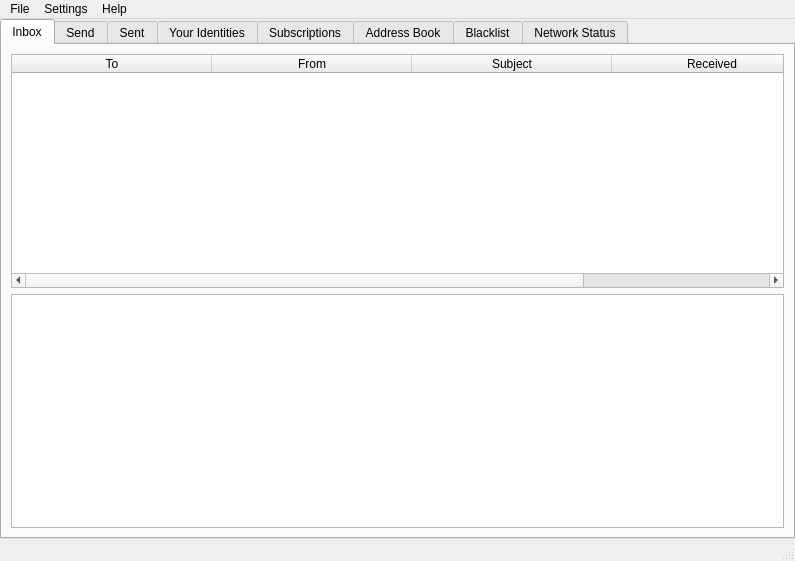
<?xml version="1.0" encoding="UTF-8"?>
<ui version="4.0">
 <class>MainWindow</class>
 <widget class="QMainWindow" name="MainWindow">
  <property name="geometry">
   <rect>
    <x>0</x>
    <y>0</y>
    <width>795</width>
    <height>561</height>
   </rect>
  </property>
  <property name="windowTitle">
   <string>Bitmessage</string>
  </property>
  <property name="windowIcon">
   <iconset resource="bitmessage_icons.qrc">
    <normaloff>:/newPrefix/images/can-icon-24px.png</normaloff>:/newPrefix/images/can-icon-24px.png</iconset>
  </property>
  <property name="tabShape">
   <enum>QTabWidget::Rounded</enum>
  </property>
  <widget class="QWidget" name="centralwidget">
   <layout class="QGridLayout" name="gridLayout">
    <property name="margin">
     <number>0</number>
    </property>
    <item row="0" column="0">
     <widget class="QTabWidget" name="tabWidget">
      <property name="sizePolicy">
       <sizepolicy hsizetype="Expanding" vsizetype="Expanding">
        <horstretch>0</horstretch>
        <verstretch>0</verstretch>
       </sizepolicy>
      </property>
      <property name="minimumSize">
       <size>
        <width>0</width>
        <height>0</height>
       </size>
      </property>
      <property name="baseSize">
       <size>
        <width>0</width>
        <height>0</height>
       </size>
      </property>
      <property name="font">
       <font>
        <pointsize>9</pointsize>
       </font>
      </property>
      <property name="tabPosition">
       <enum>QTabWidget::North</enum>
      </property>
      <property name="tabShape">
       <enum>QTabWidget::Rounded</enum>
      </property>
      <property name="currentIndex">
       <number>0</number>
      </property>
      <widget class="QWidget" name="inbox">
       <attribute name="icon">
        <iconset resource="bitmessage_icons.qrc">
         <normaloff>:/newPrefix/images/inbox.png</normaloff>:/newPrefix/images/inbox.png</iconset>
       </attribute>
       <attribute name="title">
        <string>Inbox</string>
       </attribute>
       <layout class="QVBoxLayout" name="verticalLayout_2">
        <item>
         <widget class="QTableWidget" name="tableWidgetInbox">
          <property name="alternatingRowColors">
           <bool>true</bool>
          </property>
          <property name="selectionMode">
           <enum>QAbstractItemView::ExtendedSelection</enum>
          </property>
          <property name="selectionBehavior">
           <enum>QAbstractItemView::SelectRows</enum>
          </property>
          <property name="sortingEnabled">
           <bool>true</bool>
          </property>
          <property name="wordWrap">
           <bool>false</bool>
          </property>
          <attribute name="horizontalHeaderCascadingSectionResizes">
           <bool>true</bool>
          </attribute>
          <attribute name="horizontalHeaderDefaultSectionSize">
           <number>200</number>
          </attribute>
          <attribute name="horizontalHeaderHighlightSections">
           <bool>false</bool>
          </attribute>
          <attribute name="horizontalHeaderMinimumSectionSize">
           <number>27</number>
          </attribute>
          <attribute name="horizontalHeaderShowSortIndicator" stdset="0">
           <bool>false</bool>
          </attribute>
          <attribute name="horizontalHeaderStretchLastSection">
           <bool>true</bool>
          </attribute>
          <attribute name="verticalHeaderVisible">
           <bool>false</bool>
          </attribute>
          <attribute name="verticalHeaderDefaultSectionSize">
           <number>26</number>
          </attribute>
          <column>
           <property name="text">
            <string>To</string>
           </property>
          </column>
          <column>
           <property name="text">
            <string>From</string>
           </property>
          </column>
          <column>
           <property name="text">
            <string>Subject</string>
           </property>
          </column>
          <column>
           <property name="text">
            <string>Received</string>
           </property>
          </column>
         </widget>
        </item>
        <item>
         <widget class="QTextEdit" name="textEditInboxMessage">
          <property name="baseSize">
           <size>
            <width>0</width>
            <height>500</height>
           </size>
          </property>
         </widget>
        </item>
       </layout>
      </widget>
      <widget class="QWidget" name="send">
       <attribute name="icon">
        <iconset resource="bitmessage_icons.qrc">
         <normaloff>:/newPrefix/images/send.png</normaloff>:/newPrefix/images/send.png</iconset>
       </attribute>
       <attribute name="title">
        <string>Send</string>
       </attribute>
       <layout class="QGridLayout" name="gridLayout_2">
        <item row="3" column="2" colspan="2">
         <widget class="QPushButton" name="pushButtonLoadFromAddressBook">
          <property name="font">
           <font>
            <pointsize>7</pointsize>
           </font>
          </property>
          <property name="text">
           <string>Load from Address book</string>
          </property>
         </widget>
        </item>
        <item row="5" column="0">
         <widget class="QLabel" name="label_4">
          <property name="text">
           <string>Message:</string>
          </property>
         </widget>
        </item>
        <item row="2" column="1">
         <widget class="QComboBox" name="comboBoxSendFrom">
          <property name="minimumSize">
           <size>
            <width>300</width>
            <height>0</height>
           </size>
          </property>
         </widget>
        </item>
        <item row="4" column="0">
         <widget class="QLabel" name="label_3">
          <property name="text">
           <string>Subject:</string>
          </property>
         </widget>
        </item>
        <item row="2" column="2" colspan="3">
         <widget class="QLabel" name="labelFrom">
          <property name="text">
           <string/>
          </property>
         </widget>
        </item>
        <item row="0" column="1">
         <widget class="QRadioButton" name="radioButtonSpecific">
          <property name="text">
           <string>Send to one or more specific people</string>
          </property>
          <property name="checked">
           <bool>true</bool>
          </property>
         </widget>
        </item>
        <item row="3" column="1">
         <widget class="QLineEdit" name="lineEditTo"/>
        </item>
        <item row="5" column="1" rowspan="2" colspan="5">
         <widget class="QTextEdit" name="textEditMessage">
          <property name="html">
           <string>&lt;!DOCTYPE HTML PUBLIC &quot;-//W3C//DTD HTML 4.0//EN&quot; &quot;http://www.w3.org/TR/REC-html40/strict.dtd&quot;&gt;
&lt;html&gt;&lt;head&gt;&lt;meta name=&quot;qrichtext&quot; content=&quot;1&quot; /&gt;&lt;style type=&quot;text/css&quot;&gt;
p, li { white-space: pre-wrap; }
&lt;/style&gt;&lt;/head&gt;&lt;body style=&quot; font-family:'MS Shell Dlg 2'; font-size:9pt; font-weight:400; font-style:normal;&quot;&gt;
&lt;p style=&quot;-qt-paragraph-type:empty; margin-top:0px; margin-bottom:0px; margin-left:0px; margin-right:0px; -qt-block-indent:0; text-indent:0px;&quot;&gt;&lt;br /&gt;&lt;/p&gt;&lt;/body&gt;&lt;/html&gt;</string>
          </property>
         </widget>
        </item>
        <item row="3" column="0">
         <widget class="QLabel" name="label">
          <property name="text">
           <string>To:</string>
          </property>
         </widget>
        </item>
        <item row="2" column="0">
         <widget class="QLabel" name="label_2">
          <property name="text">
           <string>From:</string>
          </property>
         </widget>
        </item>
        <item row="6" column="0">
         <spacer name="verticalSpacer">
          <property name="orientation">
           <enum>Qt::Vertical</enum>
          </property>
          <property name="sizeHint" stdset="0">
           <size>
            <width>20</width>
            <height>297</height>
           </size>
          </property>
         </spacer>
        </item>
        <item row="1" column="1" colspan="3">
         <widget class="QRadioButton" name="radioButtonBroadcast">
          <property name="text">
           <string>Broadcast to everyone who is subscribed to your address</string>
          </property>
         </widget>
        </item>
        <item row="4" column="1" colspan="5">
         <widget class="QLineEdit" name="lineEditSubject">
          <property name="text">
           <string/>
          </property>
         </widget>
        </item>
        <item row="3" column="4">
         <spacer name="horizontalSpacer_6">
          <property name="orientation">
           <enum>Qt::Horizontal</enum>
          </property>
          <property name="sizeHint" stdset="0">
           <size>
            <width>20</width>
            <height>20</height>
           </size>
          </property>
         </spacer>
        </item>
        <item row="7" column="5">
         <widget class="QPushButton" name="pushButtonSend">
          <property name="text">
           <string>Send</string>
          </property>
         </widget>
        </item>
        <item row="7" column="1" colspan="4">
         <widget class="QLabel" name="labelSendBroadcastWarning">
          <property name="enabled">
           <bool>true</bool>
          </property>
          <property name="sizePolicy">
           <sizepolicy hsizetype="Ignored" vsizetype="Preferred">
            <horstretch>0</horstretch>
            <verstretch>0</verstretch>
           </sizepolicy>
          </property>
          <property name="text">
           <string>Be aware that broadcasts are only encrypted with your address. Anyone who knows your address can read them.</string>
          </property>
          <property name="indent">
           <number>-1</number>
          </property>
         </widget>
        </item>
       </layout>
      </widget>
      <widget class="QWidget" name="sent">
       <attribute name="icon">
        <iconset resource="bitmessage_icons.qrc">
         <normaloff>:/newPrefix/images/sent.png</normaloff>:/newPrefix/images/sent.png</iconset>
       </attribute>
       <attribute name="title">
        <string>Sent</string>
       </attribute>
       <layout class="QVBoxLayout" name="verticalLayout">
        <item>
         <widget class="QTableWidget" name="tableWidgetSent">
          <property name="dragDropMode">
           <enum>QAbstractItemView::DragDrop</enum>
          </property>
          <property name="alternatingRowColors">
           <bool>true</bool>
          </property>
          <property name="selectionMode">
           <enum>QAbstractItemView::ExtendedSelection</enum>
          </property>
          <property name="selectionBehavior">
           <enum>QAbstractItemView::SelectRows</enum>
          </property>
          <property name="sortingEnabled">
           <bool>true</bool>
          </property>
          <property name="wordWrap">
           <bool>false</bool>
          </property>
          <attribute name="horizontalHeaderCascadingSectionResizes">
           <bool>true</bool>
          </attribute>
          <attribute name="horizontalHeaderDefaultSectionSize">
           <number>130</number>
          </attribute>
          <attribute name="horizontalHeaderHighlightSections">
           <bool>false</bool>
          </attribute>
          <attribute name="horizontalHeaderShowSortIndicator" stdset="0">
           <bool>false</bool>
          </attribute>
          <attribute name="horizontalHeaderStretchLastSection">
           <bool>true</bool>
          </attribute>
          <attribute name="verticalHeaderVisible">
           <bool>false</bool>
          </attribute>
          <attribute name="verticalHeaderStretchLastSection">
           <bool>false</bool>
          </attribute>
          <column>
           <property name="text">
            <string>To</string>
           </property>
          </column>
          <column>
           <property name="text">
            <string>From</string>
           </property>
          </column>
          <column>
           <property name="text">
            <string>Subject</string>
           </property>
          </column>
          <column>
           <property name="text">
            <string>Status</string>
           </property>
          </column>
         </widget>
        </item>
        <item>
         <widget class="QTextEdit" name="textEditSentMessage"/>
        </item>
       </layout>
      </widget>
      <widget class="QWidget" name="youridentities">
       <attribute name="icon">
        <iconset resource="bitmessage_icons.qrc">
         <normaloff>:/newPrefix/images/identities.png</normaloff>:/newPrefix/images/identities.png</iconset>
       </attribute>
       <attribute name="title">
        <string>Your Identities</string>
       </attribute>
       <layout class="QGridLayout" name="gridLayout_3">
        <item row="0" column="0">
         <widget class="QPushButton" name="pushButtonNewAddress">
          <property name="text">
           <string>New</string>
          </property>
         </widget>
        </item>
        <item row="0" column="1">
         <spacer name="horizontalSpacer">
          <property name="orientation">
           <enum>Qt::Horizontal</enum>
          </property>
          <property name="sizeHint" stdset="0">
           <size>
            <width>689</width>
            <height>20</height>
           </size>
          </property>
         </spacer>
        </item>
        <item row="1" column="0" colspan="2">
         <widget class="QTableWidget" name="tableWidgetYourIdentities">
          <property name="frameShadow">
           <enum>QFrame::Sunken</enum>
          </property>
          <property name="lineWidth">
           <number>1</number>
          </property>
          <property name="alternatingRowColors">
           <bool>true</bool>
          </property>
          <property name="selectionMode">
           <enum>QAbstractItemView::SingleSelection</enum>
          </property>
          <property name="selectionBehavior">
           <enum>QAbstractItemView::SelectRows</enum>
          </property>
          <property name="sortingEnabled">
           <bool>true</bool>
          </property>
          <attribute name="horizontalHeaderCascadingSectionResizes">
           <bool>true</bool>
          </attribute>
          <attribute name="horizontalHeaderDefaultSectionSize">
           <number>346</number>
          </attribute>
          <attribute name="horizontalHeaderMinimumSectionSize">
           <number>52</number>
          </attribute>
          <attribute name="horizontalHeaderShowSortIndicator" stdset="0">
           <bool>true</bool>
          </attribute>
          <attribute name="horizontalHeaderStretchLastSection">
           <bool>true</bool>
          </attribute>
          <attribute name="verticalHeaderVisible">
           <bool>false</bool>
          </attribute>
          <attribute name="verticalHeaderDefaultSectionSize">
           <number>26</number>
          </attribute>
          <attribute name="verticalHeaderShowSortIndicator" stdset="0">
           <bool>false</bool>
          </attribute>
          <attribute name="verticalHeaderStretchLastSection">
           <bool>false</bool>
          </attribute>
          <column>
           <property name="text">
            <string>Label (not shown to anyone)</string>
           </property>
           <property name="font">
            <font>
             <kerning>true</kerning>
            </font>
           </property>
          </column>
          <column>
           <property name="text">
            <string>Address</string>
           </property>
          </column>
          <column>
           <property name="text">
            <string>Stream</string>
           </property>
          </column>
         </widget>
        </item>
       </layout>
      </widget>
      <widget class="QWidget" name="subscriptions">
       <attribute name="icon">
        <iconset resource="bitmessage_icons.qrc">
         <normaloff>:/newPrefix/images/subscriptions.png</normaloff>:/newPrefix/images/subscriptions.png</iconset>
       </attribute>
       <attribute name="title">
        <string>Subscriptions</string>
       </attribute>
       <layout class="QGridLayout" name="gridLayout_4">
        <item row="0" column="0" colspan="2">
         <widget class="QLabel" name="label_5">
          <property name="text">
           <string>Here you can subscribe to 'broadcast messages' that are sent by other users. Messages will appear in your Inbox. Addresses here override those on the Blacklist tab.</string>
          </property>
          <property name="wordWrap">
           <bool>true</bool>
          </property>
         </widget>
        </item>
        <item row="1" column="0">
         <widget class="QPushButton" name="pushButtonAddSubscription">
          <property name="text">
           <string>Add</string>
          </property>
         </widget>
        </item>
        <item row="1" column="1">
         <spacer name="horizontalSpacer_2">
          <property name="orientation">
           <enum>Qt::Horizontal</enum>
          </property>
          <property name="sizeHint" stdset="0">
           <size>
            <width>689</width>
            <height>20</height>
           </size>
          </property>
         </spacer>
        </item>
        <item row="2" column="0" colspan="2">
         <widget class="QTableWidget" name="tableWidgetSubscriptions">
          <property name="alternatingRowColors">
           <bool>true</bool>
          </property>
          <property name="selectionMode">
           <enum>QAbstractItemView::SingleSelection</enum>
          </property>
          <property name="selectionBehavior">
           <enum>QAbstractItemView::SelectRows</enum>
          </property>
          <property name="sortingEnabled">
           <bool>true</bool>
          </property>
          <attribute name="horizontalHeaderCascadingSectionResizes">
           <bool>true</bool>
          </attribute>
          <attribute name="horizontalHeaderDefaultSectionSize">
           <number>400</number>
          </attribute>
          <attribute name="horizontalHeaderHighlightSections">
           <bool>false</bool>
          </attribute>
          <attribute name="horizontalHeaderShowSortIndicator" stdset="0">
           <bool>false</bool>
          </attribute>
          <attribute name="horizontalHeaderStretchLastSection">
           <bool>true</bool>
          </attribute>
          <attribute name="verticalHeaderVisible">
           <bool>false</bool>
          </attribute>
          <column>
           <property name="text">
            <string>Label</string>
           </property>
          </column>
          <column>
           <property name="text">
            <string>Address</string>
           </property>
          </column>
         </widget>
        </item>
       </layout>
      </widget>
      <widget class="QWidget" name="addressbook">
       <attribute name="icon">
        <iconset resource="bitmessage_icons.qrc">
         <normaloff>:/newPrefix/images/addressbook.png</normaloff>:/newPrefix/images/addressbook.png</iconset>
       </attribute>
       <attribute name="title">
        <string>Address Book</string>
       </attribute>
       <layout class="QGridLayout" name="gridLayout_5">
        <item row="0" column="0" colspan="2">
         <widget class="QLabel" name="label_6">
          <property name="text">
           <string>The Address book is useful for adding names or labels to other people's Bitmessage addresses so that you can recognize them more easily in your inbox. You can add entries here using the 'Add' button, or from your inbox by right-clicking on a message.</string>
          </property>
          <property name="wordWrap">
           <bool>true</bool>
          </property>
         </widget>
        </item>
        <item row="1" column="0">
         <widget class="QPushButton" name="pushButtonAddAddressBook">
          <property name="text">
           <string>Add</string>
          </property>
         </widget>
        </item>
        <item row="1" column="1">
         <spacer name="horizontalSpacer_5">
          <property name="orientation">
           <enum>Qt::Horizontal</enum>
          </property>
          <property name="sizeHint" stdset="0">
           <size>
            <width>689</width>
            <height>20</height>
           </size>
          </property>
         </spacer>
        </item>
        <item row="2" column="0" colspan="2">
         <widget class="QTableWidget" name="tableWidgetAddressBook">
          <property name="alternatingRowColors">
           <bool>true</bool>
          </property>
          <property name="selectionMode">
           <enum>QAbstractItemView::ExtendedSelection</enum>
          </property>
          <property name="selectionBehavior">
           <enum>QAbstractItemView::SelectRows</enum>
          </property>
          <property name="sortingEnabled">
           <bool>true</bool>
          </property>
          <attribute name="horizontalHeaderCascadingSectionResizes">
           <bool>true</bool>
          </attribute>
          <attribute name="horizontalHeaderDefaultSectionSize">
           <number>400</number>
          </attribute>
          <attribute name="horizontalHeaderHighlightSections">
           <bool>false</bool>
          </attribute>
          <attribute name="horizontalHeaderStretchLastSection">
           <bool>true</bool>
          </attribute>
          <attribute name="verticalHeaderVisible">
           <bool>false</bool>
          </attribute>
          <column>
           <property name="text">
            <string>Name or Label</string>
           </property>
          </column>
          <column>
           <property name="text">
            <string>Address</string>
           </property>
          </column>
         </widget>
        </item>
       </layout>
      </widget>
      <widget class="QWidget" name="blackwhitelist">
       <attribute name="icon">
        <iconset resource="bitmessage_icons.qrc">
         <normaloff>:/newPrefix/images/blacklist.png</normaloff>:/newPrefix/images/blacklist.png</iconset>
       </attribute>
       <attribute name="title">
        <string>Blacklist</string>
       </attribute>
       <layout class="QGridLayout" name="gridLayout_6">
        <item row="0" column="0" colspan="2">
         <widget class="QRadioButton" name="radioButtonBlacklist">
          <property name="text">
           <string>Use a Blacklist (Allow all incoming messages except those on the Blacklist)</string>
          </property>
          <property name="checked">
           <bool>true</bool>
          </property>
         </widget>
        </item>
        <item row="1" column="0" colspan="2">
         <widget class="QRadioButton" name="radioButtonWhitelist">
          <property name="text">
           <string>Use a Whitelist (Block all incoming messages except those on the Whitelist)</string>
          </property>
         </widget>
        </item>
        <item row="2" column="0">
         <widget class="QPushButton" name="pushButtonAddBlacklist">
          <property name="text">
           <string>Add</string>
          </property>
         </widget>
        </item>
        <item row="2" column="1">
         <spacer name="horizontalSpacer_8">
          <property name="orientation">
           <enum>Qt::Horizontal</enum>
          </property>
          <property name="sizeHint" stdset="0">
           <size>
            <width>689</width>
            <height>20</height>
           </size>
          </property>
         </spacer>
        </item>
        <item row="3" column="0" colspan="2">
         <widget class="QTableWidget" name="tableWidgetBlacklist">
          <property name="alternatingRowColors">
           <bool>true</bool>
          </property>
          <property name="selectionMode">
           <enum>QAbstractItemView::SingleSelection</enum>
          </property>
          <property name="selectionBehavior">
           <enum>QAbstractItemView::SelectRows</enum>
          </property>
          <property name="sortingEnabled">
           <bool>true</bool>
          </property>
          <attribute name="horizontalHeaderCascadingSectionResizes">
           <bool>true</bool>
          </attribute>
          <attribute name="horizontalHeaderDefaultSectionSize">
           <number>400</number>
          </attribute>
          <attribute name="horizontalHeaderHighlightSections">
           <bool>false</bool>
          </attribute>
          <attribute name="horizontalHeaderShowSortIndicator" stdset="0">
           <bool>false</bool>
          </attribute>
          <attribute name="horizontalHeaderStretchLastSection">
           <bool>true</bool>
          </attribute>
          <attribute name="verticalHeaderVisible">
           <bool>false</bool>
          </attribute>
          <column>
           <property name="text">
            <string>Name or Label</string>
           </property>
          </column>
          <column>
           <property name="text">
            <string>Address</string>
           </property>
          </column>
         </widget>
        </item>
       </layout>
      </widget>
      <widget class="QWidget" name="networkstatus">
       <attribute name="icon">
        <iconset resource="bitmessage_icons.qrc">
         <normaloff>:/newPrefix/images/networkstatus.png</normaloff>:/newPrefix/images/networkstatus.png</iconset>
       </attribute>
       <attribute name="title">
        <string>Network Status</string>
       </attribute>
       <widget class="QPushButton" name="pushButtonStatusIcon">
        <property name="geometry">
         <rect>
          <x>680</x>
          <y>440</y>
          <width>21</width>
          <height>23</height>
         </rect>
        </property>
        <property name="text">
         <string/>
        </property>
        <property name="icon">
         <iconset resource="bitmessage_icons.qrc">
          <normaloff>:/newPrefix/images/redicon.png</normaloff>:/newPrefix/images/redicon.png</iconset>
        </property>
        <property name="flat">
         <bool>true</bool>
        </property>
       </widget>
       <widget class="QTableWidget" name="tableWidgetConnectionCount">
        <property name="geometry">
         <rect>
          <x>20</x>
          <y>70</y>
          <width>241</width>
          <height>241</height>
         </rect>
        </property>
        <property name="palette">
         <palette>
          <active>
           <colorrole role="Base">
            <brush brushstyle="SolidPattern">
             <color alpha="255">
              <red>212</red>
              <green>208</green>
              <blue>200</blue>
             </color>
            </brush>
           </colorrole>
          </active>
          <inactive>
           <colorrole role="Base">
            <brush brushstyle="SolidPattern">
             <color alpha="255">
              <red>212</red>
              <green>208</green>
              <blue>200</blue>
             </color>
            </brush>
           </colorrole>
          </inactive>
          <disabled>
           <colorrole role="Base">
            <brush brushstyle="SolidPattern">
             <color alpha="255">
              <red>212</red>
              <green>208</green>
              <blue>200</blue>
             </color>
            </brush>
           </colorrole>
          </disabled>
         </palette>
        </property>
        <property name="frameShape">
         <enum>QFrame::Box</enum>
        </property>
        <property name="frameShadow">
         <enum>QFrame::Plain</enum>
        </property>
        <property name="showDropIndicator" stdset="0">
         <bool>false</bool>
        </property>
        <property name="alternatingRowColors">
         <bool>true</bool>
        </property>
        <property name="selectionMode">
         <enum>QAbstractItemView::NoSelection</enum>
        </property>
        <attribute name="horizontalHeaderCascadingSectionResizes">
         <bool>true</bool>
        </attribute>
        <attribute name="horizontalHeaderHighlightSections">
         <bool>false</bool>
        </attribute>
        <attribute name="horizontalHeaderStretchLastSection">
         <bool>true</bool>
        </attribute>
        <attribute name="verticalHeaderVisible">
         <bool>false</bool>
        </attribute>
        <column>
         <property name="text">
          <string>Stream Number</string>
         </property>
        </column>
        <column>
         <property name="text">
          <string>Number of Connections</string>
         </property>
        </column>
       </widget>
       <widget class="QLabel" name="labelTotalConnections">
        <property name="geometry">
         <rect>
          <x>20</x>
          <y>30</y>
          <width>401</width>
          <height>16</height>
         </rect>
        </property>
        <property name="text">
         <string>Total connections: 0</string>
        </property>
       </widget>
       <widget class="QLabel" name="labelStartupTime">
        <property name="geometry">
         <rect>
          <x>320</x>
          <y>110</y>
          <width>331</width>
          <height>20</height>
         </rect>
        </property>
        <property name="text">
         <string>Since startup at asdf:</string>
        </property>
       </widget>
       <widget class="QLabel" name="labelMessageCount">
        <property name="geometry">
         <rect>
          <x>350</x>
          <y>130</y>
          <width>361</width>
          <height>16</height>
         </rect>
        </property>
        <property name="text">
         <string>Processed 0 person-to-person messages.</string>
        </property>
       </widget>
       <widget class="QLabel" name="labelPubkeyCount">
        <property name="geometry">
         <rect>
          <x>350</x>
          <y>170</y>
          <width>331</width>
          <height>16</height>
         </rect>
        </property>
        <property name="text">
         <string>Processed 0 public keys.</string>
        </property>
       </widget>
       <widget class="QLabel" name="labelBroadcastCount">
        <property name="geometry">
         <rect>
          <x>350</x>
          <y>150</y>
          <width>351</width>
          <height>16</height>
         </rect>
        </property>
        <property name="text">
         <string>Processed 0 broadcasts.</string>
        </property>
       </widget>
      </widget>
     </widget>
    </item>
   </layout>
  </widget>
  <widget class="QMenuBar" name="menubar">
   <property name="geometry">
    <rect>
     <x>0</x>
     <y>0</y>
     <width>795</width>
     <height>18</height>
    </rect>
   </property>
   <widget class="QMenu" name="menuFile">
    <property name="title">
     <string>File</string>
    </property>
    <addaction name="actionManageKeys"/>
    <addaction name="actionRegenerateDeterministicAddresses"/>
    <addaction name="actionExit"/>
   </widget>
   <widget class="QMenu" name="menuSettings">
    <property name="title">
     <string>Settings</string>
    </property>
    <addaction name="actionSettings"/>
   </widget>
   <widget class="QMenu" name="menuHelp">
    <property name="title">
     <string>Help</string>
    </property>
    <addaction name="actionHelp"/>
    <addaction name="actionAbout"/>
   </widget>
   <addaction name="menuFile"/>
   <addaction name="menuSettings"/>
   <addaction name="menuHelp"/>
  </widget>
  <widget class="QStatusBar" name="statusbar">
   <property name="maximumSize">
    <size>
     <width>16777215</width>
     <height>22</height>
    </size>
   </property>
  </widget>
  <action name="actionImport_keys">
   <property name="text">
    <string>Import keys</string>
   </property>
  </action>
  <action name="actionManageKeys">
   <property name="checkable">
    <bool>false</bool>
   </property>
   <property name="enabled">
    <bool>true</bool>
   </property>
   <property name="text">
    <string>Manage keys</string>
   </property>
  </action>
  <action name="actionExit">
   <property name="text">
    <string>Quit</string>
   </property>
  </action>
  <action name="actionHelp">
   <property name="text">
    <string>Help</string>
   </property>
  </action>
  <action name="actionAbout">
   <property name="text">
    <string>About</string>
   </property>
  </action>
  <action name="actionSettings">
   <property name="text">
    <string>Settings</string>
   </property>
  </action>
  <action name="actionRegenerateDeterministicAddresses">
   <property name="text">
    <string>Regenerate deterministic addresses</string>
   </property>
  </action>
 </widget>
 <resources>
  <include location="bitmessage_icons.qrc"/>
 </resources>
 <connections>
  <connection>
   <sender>radioButtonSpecific</sender>
   <signal>toggled(bool)</signal>
   <receiver>lineEditTo</receiver>
   <slot>setEnabled(bool)</slot>
   <hints>
    <hint type="sourcelabel">
     <x>121</x>
     <y>60</y>
    </hint>
    <hint type="destinationlabel">
     <x>175</x>
     <y>147</y>
    </hint>
   </hints>
  </connection>
  <connection>
   <sender>radioButtonSpecific</sender>
   <signal>clicked(bool)</signal>
   <receiver>labelSendBroadcastWarning</receiver>
   <slot>hide()</slot>
   <hints>
    <hint type="sourcelabel">
     <x>95</x>
     <y>59</y>
    </hint>
    <hint type="destinationlabel">
     <x>129</x>
     <y>528</y>
    </hint>
   </hints>
  </connection>
  <connection>
   <sender>radioButtonBroadcast</sender>
   <signal>clicked()</signal>
   <receiver>labelSendBroadcastWarning</receiver>
   <slot>show()</slot>
   <hints>
    <hint type="sourcelabel">
     <x>108</x>
     <y>84</y>
    </hint>
    <hint type="destinationlabel">
     <x>177</x>
     <y>519</y>
    </hint>
   </hints>
  </connection>
 </connections>
</ui>
